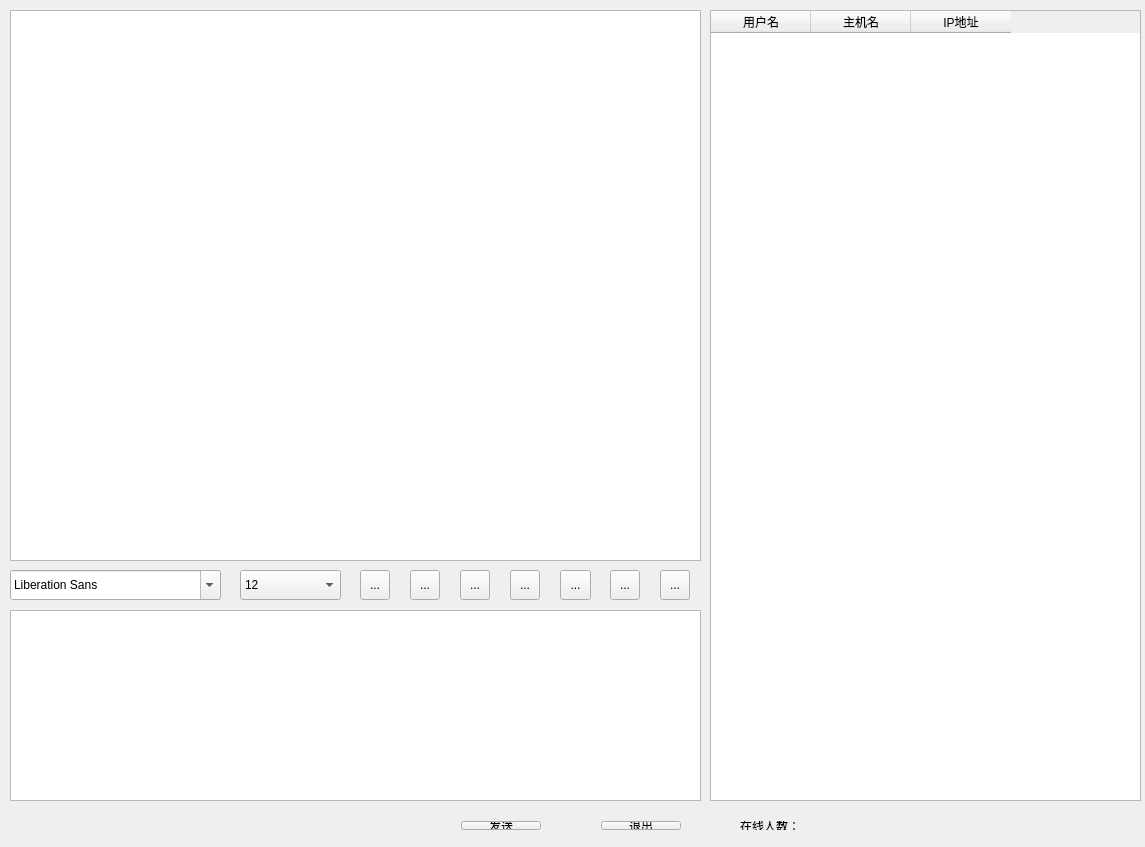
<?xml version="1.0" encoding="UTF-8"?>
<ui version="4.0">
 <class>Widget</class>
 <widget class="QWidget" name="Widget">
  <property name="geometry">
   <rect>
    <x>0</x>
    <y>0</y>
    <width>1145</width>
    <height>847</height>
   </rect>
  </property>
  <property name="minimumSize">
   <size>
    <width>1145</width>
    <height>847</height>
   </size>
  </property>
  <property name="maximumSize">
   <size>
    <width>1145</width>
    <height>847</height>
   </size>
  </property>
  <property name="windowTitle">
   <string>Qicp2.0</string>
  </property>
  <widget class="QTextBrowser" name="messageBrowser">
   <property name="geometry">
    <rect>
     <x>10</x>
     <y>10</y>
     <width>691</width>
     <height>551</height>
    </rect>
   </property>
  </widget>
  <widget class="QFontComboBox" name="fontComboBox">
   <property name="geometry">
    <rect>
     <x>10</x>
     <y>570</y>
     <width>211</width>
     <height>30</height>
    </rect>
   </property>
  </widget>
  <widget class="QComboBox" name="sizeComboBox">
   <property name="geometry">
    <rect>
     <x>240</x>
     <y>570</y>
     <width>101</width>
     <height>30</height>
    </rect>
   </property>
   <property name="currentIndex">
    <number>3</number>
   </property>
   <item>
    <property name="text">
     <string>9</string>
    </property>
   </item>
   <item>
    <property name="text">
     <string>10</string>
    </property>
   </item>
   <item>
    <property name="text">
     <string>11</string>
    </property>
   </item>
   <item>
    <property name="text">
     <string>12</string>
    </property>
   </item>
   <item>
    <property name="text">
     <string>13</string>
    </property>
   </item>
   <item>
    <property name="text">
     <string>14</string>
    </property>
   </item>
   <item>
    <property name="text">
     <string>15</string>
    </property>
   </item>
   <item>
    <property name="text">
     <string>16</string>
    </property>
   </item>
   <item>
    <property name="text">
     <string>17</string>
    </property>
   </item>
   <item>
    <property name="text">
     <string>18</string>
    </property>
   </item>
   <item>
    <property name="text">
     <string>19</string>
    </property>
   </item>
   <item>
    <property name="text">
     <string>20</string>
    </property>
   </item>
   <item>
    <property name="text">
     <string>21</string>
    </property>
   </item>
   <item>
    <property name="text">
     <string>22</string>
    </property>
   </item>
  </widget>
  <widget class="QToolButton" name="boldToolBtn">
   <property name="geometry">
    <rect>
     <x>360</x>
     <y>570</y>
     <width>30</width>
     <height>30</height>
    </rect>
   </property>
   <property name="toolTip">
    <string notr="true" extracomment="加粗"/>
   </property>
   <property name="styleSheet">
    <string notr="true">#frame{border:1px solid rgb(255, 255, 255)}</string>
   </property>
   <property name="text">
    <string>...</string>
   </property>
   <property name="icon">
    <iconset resource="test.qrc">
     <normaloff>:/new/prefix1/chaticon/bold.png</normaloff>:/new/prefix1/chaticon/bold.png</iconset>
   </property>
   <property name="iconSize">
    <size>
     <width>22</width>
     <height>22</height>
    </size>
   </property>
   <property name="checkable">
    <bool>true</bool>
   </property>
  </widget>
  <widget class="QToolButton" name="italicToolBtn">
   <property name="geometry">
    <rect>
     <x>410</x>
     <y>570</y>
     <width>30</width>
     <height>30</height>
    </rect>
   </property>
   <property name="toolTip">
    <string extracomment="倾斜"/>
   </property>
   <property name="text">
    <string>...</string>
   </property>
   <property name="icon">
    <iconset resource="test.qrc">
     <normaloff>:/new/prefix1/chaticon/italic.png</normaloff>:/new/prefix1/chaticon/italic.png</iconset>
   </property>
   <property name="iconSize">
    <size>
     <width>22</width>
     <height>22</height>
    </size>
   </property>
   <property name="checkable">
    <bool>true</bool>
   </property>
  </widget>
  <widget class="QToolButton" name="underlineToolBtn">
   <property name="geometry">
    <rect>
     <x>460</x>
     <y>570</y>
     <width>30</width>
     <height>30</height>
    </rect>
   </property>
   <property name="toolTip">
    <string extracomment="下划线"/>
   </property>
   <property name="text">
    <string>...</string>
   </property>
   <property name="icon">
    <iconset resource="test.qrc">
     <normaloff>:/new/prefix1/chaticon/underline.png</normaloff>:/new/prefix1/chaticon/underline.png</iconset>
   </property>
   <property name="iconSize">
    <size>
     <width>22</width>
     <height>22</height>
    </size>
   </property>
   <property name="checkable">
    <bool>true</bool>
   </property>
  </widget>
  <widget class="QToolButton" name="colorToolBtn">
   <property name="geometry">
    <rect>
     <x>510</x>
     <y>570</y>
     <width>30</width>
     <height>30</height>
    </rect>
   </property>
   <property name="toolTip">
    <string extracomment="更改字体颜色"/>
   </property>
   <property name="text">
    <string>...</string>
   </property>
   <property name="icon">
    <iconset resource="test.qrc">
     <normaloff>:/new/prefix1/chaticon/text_color.png</normaloff>:/new/prefix1/chaticon/text_color.png</iconset>
   </property>
   <property name="iconSize">
    <size>
     <width>22</width>
     <height>22</height>
    </size>
   </property>
  </widget>
  <widget class="QToolButton" name="sendToolBtn">
   <property name="geometry">
    <rect>
     <x>560</x>
     <y>570</y>
     <width>31</width>
     <height>30</height>
    </rect>
   </property>
   <property name="toolTip">
    <string extracomment="传输文件"/>
   </property>
   <property name="text">
    <string>...</string>
   </property>
   <property name="icon">
    <iconset resource="test.qrc">
     <normaloff>:/new/prefix1/chaticon/send.png</normaloff>:/new/prefix1/chaticon/send.png</iconset>
   </property>
   <property name="iconSize">
    <size>
     <width>22</width>
     <height>22</height>
    </size>
   </property>
  </widget>
  <widget class="QToolButton" name="saveToolBtn">
   <property name="geometry">
    <rect>
     <x>610</x>
     <y>570</y>
     <width>30</width>
     <height>30</height>
    </rect>
   </property>
   <property name="toolTip">
    <string extracomment="保存聊天记录"/>
   </property>
   <property name="text">
    <string>...</string>
   </property>
   <property name="icon">
    <iconset resource="test.qrc">
     <normaloff>:/new/prefix1/chaticon/save.png</normaloff>:/new/prefix1/chaticon/save.png</iconset>
   </property>
   <property name="iconSize">
    <size>
     <width>22</width>
     <height>22</height>
    </size>
   </property>
  </widget>
  <widget class="QToolButton" name="clearToolBtn">
   <property name="geometry">
    <rect>
     <x>660</x>
     <y>570</y>
     <width>30</width>
     <height>30</height>
    </rect>
   </property>
   <property name="toolTip">
    <string extracomment="清空聊天记录"/>
   </property>
   <property name="text">
    <string>...</string>
   </property>
   <property name="icon">
    <iconset resource="test.qrc">
     <normaloff>:/new/prefix1/chaticon/clear.png</normaloff>:/new/prefix1/chaticon/clear.png</iconset>
   </property>
   <property name="iconSize">
    <size>
     <width>22</width>
     <height>22</height>
    </size>
   </property>
  </widget>
  <widget class="QTextEdit" name="messageTextEdit">
   <property name="geometry">
    <rect>
     <x>10</x>
     <y>610</y>
     <width>691</width>
     <height>191</height>
    </rect>
   </property>
  </widget>
  <widget class="QTableWidget" name="userTableWidget">
   <property name="geometry">
    <rect>
     <x>710</x>
     <y>10</y>
     <width>431</width>
     <height>791</height>
    </rect>
   </property>
   <column>
    <property name="text">
     <string>用户名</string>
    </property>
   </column>
   <column>
    <property name="text">
     <string>主机名</string>
    </property>
   </column>
   <column>
    <property name="text">
     <string>IP地址</string>
    </property>
   </column>
  </widget>
  <widget class="QWidget" name="layoutWidget">
   <property name="geometry">
    <rect>
     <x>450</x>
     <y>810</y>
     <width>361</width>
     <height>31</height>
    </rect>
   </property>
   <layout class="QHBoxLayout" name="horizontalLayout">
    <item>
     <widget class="QPushButton" name="sendButton">
      <property name="text">
       <string>发送</string>
      </property>
     </widget>
    </item>
    <item>
     <spacer name="horizontalSpacer">
      <property name="orientation">
       <enum>Qt::Horizontal</enum>
      </property>
      <property name="sizeHint" stdset="0">
       <size>
        <width>40</width>
        <height>20</height>
       </size>
      </property>
     </spacer>
    </item>
    <item>
     <widget class="QPushButton" name="exitButton">
      <property name="text">
       <string>退出</string>
      </property>
     </widget>
    </item>
    <item>
     <spacer name="horizontalSpacer_3">
      <property name="orientation">
       <enum>Qt::Horizontal</enum>
      </property>
      <property name="sizeHint" stdset="0">
       <size>
        <width>40</width>
        <height>20</height>
       </size>
      </property>
     </spacer>
    </item>
    <item>
     <widget class="QLabel" name="userNumLabel">
      <property name="text">
       <string>在线人数：</string>
      </property>
     </widget>
    </item>
   </layout>
  </widget>
 </widget>
 <layoutdefault spacing="6" margin="11"/>
 <resources>
  <include location="test.qrc"/>
 </resources>
 <connections/>
</ui>
